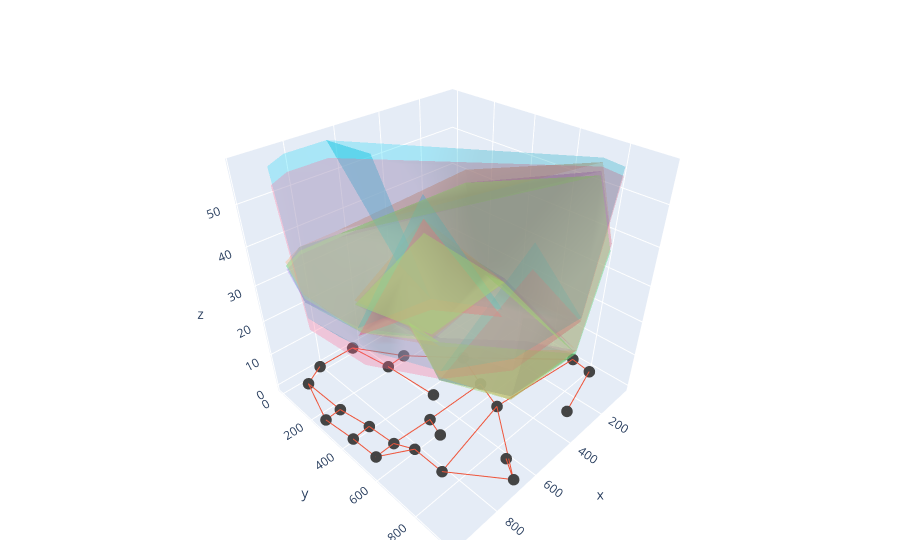

Notebook code for this chart:
### Code cell
#Bot Histogram
edge_trace = go.Scatter3d(x=edge_x, y=edge_y, z=[0] * len(edge_x), opacity=1, hoverinfo='none', mode='lines')

node_trace = go.Scatter3d(
    x=node_x, y=node_y,z=[0] * len(nodes),
    mode='markers',
    hoverinfo='text',
    marker=dict(
        showscale=False,
        # colorscale options
        #'Greys' | 'YlGnBu' | 'Greens' | 'YlOrRd' | 'Bluered' | 'RdBu' |
        #'Reds' | 'Blues' | 'Picnic' | 'Rainbow' | 'Portland' | 'Jet' |
        #'Hot' | 'Blackbody' | 'Earth' | 'Electric' | 'Viridis' |
        colorscale='Blues',
        reversescale=False,
        color=[],
        size=2 * d/10,
        cmin = 0.,
        cmax = 300.,
        # opacity = 0.5,
        # showscale = False,
        colorbar=dict(
            thickness=15,
            title='Max. Node<br>Idleness',
            xanchor='right',
            titleside='top'
        ),
        line_width=0))

fig = go.Figure(data=[node_trace, edge_trace],
            layout=go.Layout(
            # title='Graph \'{}\''.format(config['graph']),
            # titlefont_size=16,
            showlegend=False,
            hovermode='closest',
            margin=dict(b=20,l=5,r=0,t=40),
            xaxis=dict(showgrid=False, zeroline=False, showticklabels=False),
            yaxis=dict(showgrid=False, zeroline=False, showticklabels=False))
            )

for bot in df3.index:
    # print(bot)
    h = [df3[n][bot] for n in nodes]
    fig.add_trace(go.Mesh3d(x = node_x, y = node_y, z = h, opacity= 0.3, name = bot))
fig.update_traces(alphahull = -1, selector= dict(type = 'mesh3d'))
fig.show()

### Figure 1 — Plotly figure (JSON) as saved in the notebook; plotly's stock layout.template omitted (floating-point values rounded to 4 significant figures; data arrays with more than 128 entries replaced by an {"elided": "..."} marker saying what was removed)
{"data": [{"hoverinfo": "text", "marker": {"cmax": 300, "cmin": 0, "color": [], "colorbar": {"thickness": 15, "title": {"side": "top", "text": "Max. Node<br>Idleness"}, "xanchor": "right"}, "colorscale": [[0, "rgb(247,251,255)"], [0.125, "rgb(222,235,247)"], [0.25, "rgb(198,219,239)"], [0.375, "rgb(158,202,225)"], [0.5, "rgb(107,174,214)"], [0.625, "rgb(66,146,198)"], [0.75, "rgb(33,113,181)"], [0.875, "rgb(8,81,156)"], [1, "rgb(8,48,107)"]], "line": {"width": 0}, "reversescale": false, "showscale": false, "size": 4}, "mode": "markers", "type": "scatter3d", "x": [911.8, 50.46, 905.9, 881.0, 636.5, 685.3, 602.9, 534.0, 623.3, 700.1, 428.9, 724.3, 64.18, 655.1, 821.5, 974.7, 869.2, 833.6, 951.7, 832.4, 958.6, 366.5, 306.3, 474.1], "y": [51.93, 725.2, 259.5, 406.4, 868.6, 945.5, 456.7, 197.1, 203.0, 542.6, 547.4, 624.4, 818.6, 0.81, 0, 264.0, 534.0, 607.5, 535.5, 747.6, 412.1, 387.0, 885.8, 677.7], "z": [0, 0, 0, 0, 0, 0, 0, 0, 0, 0, 0, 0, 0, 0, 0, 0, 0, 0, 0, 0, 0, 0, 0, 0]}, {"hoverinfo": "none", "mode": "lines", "opacity": 1, "type": "scatter3d", "x": {"elided": "192 float values"}, "y": {"elided": "192 float values"}, "z": {"elided": "192 int values"}}, {"alphahull": -1, "name": "bot_0", "opacity": 0.3, "type": "mesh3d", "x": [911.8, 50.46, 905.9, 881.0, 636.5, 685.3, 602.9, 534.0, 623.3, 700.1, 428.9, 724.3, 64.18, 655.1, 821.5, 974.7, 869.2, 833.6, 951.7, 832.4, 958.6, 366.5, 306.3, 474.1], "y": [51.93, 725.2, 259.5, 406.4, 868.6, 945.5, 456.7, 197.1, 203.0, 542.6, 547.4, 624.4, 818.6, 0.81, 0, 264.0, 534.0, 607.5, 535.5, 747.6, 412.1, 387.0, 885.8, 677.7], "z": [35, 52, 35, 35, 19, 38, 18, 35, 37, 51, 34, 17, 36, 35, 36, 34, 36, 37, 35, 37, 35, 50, 18, 37]}, {"alphahull": -1, "name": "bot_1", "opacity": 0.3, "type": "mesh3d", "x": [911.8, 50.46, 905.9, 881.0, 636.5, 685.3, 602.9, 534.0, 623.3, 700.1, 428.9, 724.3, 64.18, 655.1, 821.5, 974.7, 869.2, 833.6, 951.7, 832.4, 958.6, 366.5, 306.3, 474.1], "y": [51.93, 725.2, 259.5, 406.4, 868.6, 945.5, 456.7, 197.1, 203.0, 542.6, 547.4, 624.4, 818.6, 0.81, 0, 264.0, 534.0, 607.5, 535.5, 747.6, 412.1, 387.0, 885.8, 677.7], "z": [34, 53, 35, 35, 19, 38, 17, 34, 35, 50, 34, 17, 38, 34, 34, 34, 36, 37, 36, 37, 36, 50, 19, 37]}, {"alphahull": -1, "name": "bot_2", "opacity": 0.3, "type": "mesh3d", "x": [911.8, 50.46, 905.9, 881.0, 636.5, 685.3, 602.9, 534.0, 623.3, 700.1, 428.9, 724.3, 64.18, 655.1, 821.5, 974.7, 869.2, 833.6, 951.7, 832.4, 958.6, 366.5, 306.3, 474.1], "y": [51.93, 725.2, 259.5, 406.4, 868.6, 945.5, 456.7, 197.1, 203.0, 542.6, 547.4, 624.4, 818.6, 0.81, 0, 264.0, 534.0, 607.5, 535.5, 747.6, 412.1, 387.0, 885.8, 677.7], "z": [36, 55, 37, 36, 18, 36, 18, 36, 37, 53, 35, 18, 38, 36, 36, 36, 36, 35, 35, 35, 35, 53, 19, 36]}, {"alphahull": -1, "name": "bot_3", "opacity": 0.3, "type": "mesh3d", "x": [911.8, 50.46, 905.9, 881.0, 636.5, 685.3, 602.9, 534.0, 623.3, 700.1, 428.9, 724.3, 64.18, 655.1, 821.5, 974.7, 869.2, 833.6, 951.7, 832.4, 958.6, 366.5, 306.3, 474.1], "y": [51.93, 725.2, 259.5, 406.4, 868.6, 945.5, 456.7, 197.1, 203.0, 542.6, 547.4, 624.4, 818.6, 0.81, 0, 264.0, 534.0, 607.5, 535.5, 747.6, 412.1, 387.0, 885.8, 677.7], "z": [58, 56, 30, 29, 29, 58, 29, 29, 58, 58, 29, 29, 56, 58, 58, 30, 30, 30, 31, 29, 30, 28, 28, 29]}, {"alphahull": -1, "name": "bot_4", "opacity": 0.3, "type": "mesh3d", "x": [911.8, 50.46, 905.9, 881.0, 636.5, 685.3, 602.9, 534.0, 623.3, 700.1, 428.9, 724.3, 64.18, 655.1, 821.5, 974.7, 869.2, 833.6, 951.7, 832.4, 958.6, 366.5, 306.3, 474.1], "y": [51.93, 725.2, 259.5, 406.4, 868.6, 945.5, 456.7, 197.1, 203.0, 542.6, 547.4, 624.4, 818.6, 0.81, 0, 264.0, 534.0, 607.5, 535.5, 747.6, 412.1, 387.0, 885.8, 677.7], "z": [54, 54, 27, 27, 26, 53, 26, 54, 53, 53, 27, 26, 54, 54, 54, 27, 27, 27, 27, 27, 28, 54, 27, 27]}, {"alphahull": -1, "name": "bot_5", "opacity": 0.3, "type": "mesh3d", "x": [911.8, 50.46, 905.9, 881.0, 636.5, 685.3, 602.9, 534.0, 623.3, 700.1, 428.9, 724.3, 64.18, 655.1, 821.5, 974.7, 869.2, 833.6, 951.7, 832.4, 958.6, 366.5, 306.3, 474.1], "y": [51.93, 725.2, 259.5, 406.4, 868.6, 945.5, 456.7, 197.1, 203.0, 542.6, 547.4, 624.4, 818.6, 0.81, 0, 264.0, 534.0, 607.5, 535.5, 747.6, 412.1, 387.0, 885.8, 677.7], "z": [35, 52, 35, 35, 18, 36, 19, 35, 38, 50, 33, 17, 36, 35, 35, 35, 36, 36, 35, 36, 35, 50, 18, 36]}], "layout": {"hovermode": "closest", "margin": {"b": 20, "l": 5, "r": 0, "t": 40}, "showlegend": false, "xaxis": {"showgrid": false, "showticklabels": false, "zeroline": false}, "yaxis": {"showgrid": false, "showticklabels": false, "zeroline": false}}}
